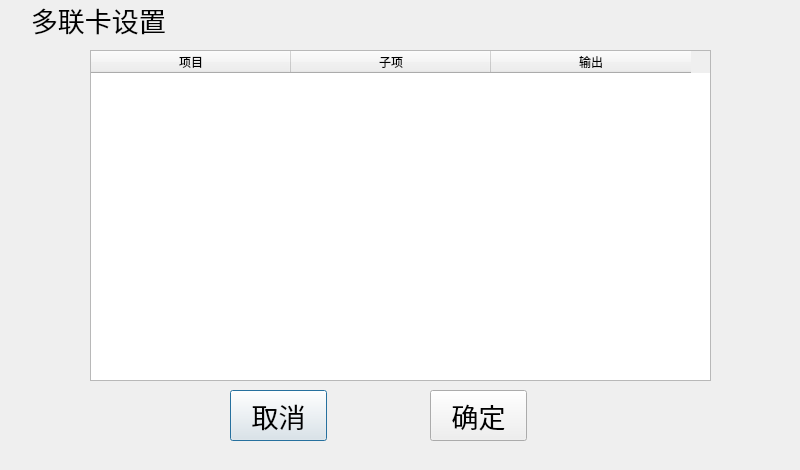
<?xml version="1.0" encoding="UTF-8"?>
<ui version="4.0">
 <class>Multi_card_set</class>
 <widget class="QDialog" name="Multi_card_set">
  <property name="geometry">
   <rect>
    <x>0</x>
    <y>0</y>
    <width>800</width>
    <height>470</height>
   </rect>
  </property>
  <property name="maximumSize">
   <size>
    <width>99999</width>
    <height>999999</height>
   </size>
  </property>
  <property name="baseSize">
   <size>
    <width>706</width>
    <height>414</height>
   </size>
  </property>
  <property name="windowTitle">
   <string>Set</string>
  </property>
  <property name="modal">
   <bool>true</bool>
  </property>
  <widget class="QTableWidget" name="tableWidget">
   <property name="geometry">
    <rect>
     <x>90</x>
     <y>50</y>
     <width>621</width>
     <height>331</height>
    </rect>
   </property>
   <property name="textElideMode">
    <enum>Qt::ElideRight</enum>
   </property>
   <attribute name="horizontalHeaderDefaultSectionSize">
    <number>200</number>
   </attribute>
   <column>
    <property name="text">
     <string>项目</string>
    </property>
   </column>
   <column>
    <property name="text">
     <string>子项</string>
    </property>
   </column>
   <column>
    <property name="text">
     <string>输出</string>
    </property>
   </column>
  </widget>
  <widget class="QPushButton" name="pushButton_cal">
   <property name="geometry">
    <rect>
     <x>230</x>
     <y>390</y>
     <width>97</width>
     <height>51</height>
    </rect>
   </property>
   <property name="font">
    <font>
     <pointsize>20</pointsize>
    </font>
   </property>
   <property name="text">
    <string>取消</string>
   </property>
  </widget>
  <widget class="QPushButton" name="pushButton_ok">
   <property name="geometry">
    <rect>
     <x>430</x>
     <y>390</y>
     <width>97</width>
     <height>51</height>
    </rect>
   </property>
   <property name="font">
    <font>
     <pointsize>20</pointsize>
    </font>
   </property>
   <property name="text">
    <string>确定</string>
   </property>
  </widget>
  <widget class="QWidget" name="widget_title" native="true">
   <property name="geometry">
    <rect>
     <x>0</x>
     <y>0</y>
     <width>801</width>
     <height>40</height>
    </rect>
   </property>
   <property name="sizePolicy">
    <sizepolicy hsizetype="Preferred" vsizetype="Fixed">
     <horstretch>0</horstretch>
     <verstretch>0</verstretch>
    </sizepolicy>
   </property>
   <property name="minimumSize">
    <size>
     <width>100</width>
     <height>28</height>
    </size>
   </property>
   <property name="font">
    <font>
     <pointsize>20</pointsize>
    </font>
   </property>
   <layout class="QHBoxLayout" name="horizontalLayout_2">
    <property name="spacing">
     <number>0</number>
    </property>
    <property name="margin">
     <number>0</number>
    </property>
    <item>
     <widget class="QLabel" name="lab_Ico">
      <property name="sizePolicy">
       <sizepolicy hsizetype="Minimum" vsizetype="Preferred">
        <horstretch>0</horstretch>
        <verstretch>0</verstretch>
       </sizepolicy>
      </property>
      <property name="minimumSize">
       <size>
        <width>31</width>
        <height>0</height>
       </size>
      </property>
      <property name="text">
       <string/>
      </property>
      <property name="alignment">
       <set>Qt::AlignCenter</set>
      </property>
     </widget>
    </item>
    <item>
     <widget class="QLabel" name="lab_Title">
      <property name="sizePolicy">
       <sizepolicy hsizetype="Expanding" vsizetype="Preferred">
        <horstretch>0</horstretch>
        <verstretch>0</verstretch>
       </sizepolicy>
      </property>
      <property name="font">
       <font>
        <family>微软雅黑</family>
        <pointsize>10</pointsize>
        <weight>50</weight>
        <italic>false</italic>
        <bold>false</bold>
       </font>
      </property>
      <property name="styleSheet">
       <string notr="true">font: 10pt &quot;微软雅黑&quot;;</string>
      </property>
      <property name="text">
       <string>&lt;!DOCTYPE HTML PUBLIC &quot;-//W3C//DTD HTML 4.0//EN&quot; &quot;http://www.w3.org/TR/REC-html40/strict.dtd&quot;&gt;
&lt;html&gt;&lt;head&gt;&lt;meta name=&quot;qrichtext&quot; content=&quot;1&quot; /&gt;&lt;style type=&quot;text/css&quot;&gt;
p, li { white-space: pre-wrap; }
&lt;/style&gt;&lt;/head&gt;&lt;body style=&quot; font-family:'微软雅黑'; font-size:10pt; font-weight:400; font-style:normal;&quot;&gt;
&lt;table border=&quot;0&quot; style=&quot;-qt-table-type: root; margin-top:4px; margin-bottom:4px; margin-left:4px; margin-right:4px;&quot;&gt;
&lt;tr&gt;
&lt;td style=&quot;border: none;&quot;&gt;
&lt;p style=&quot; margin-top:0px; margin-bottom:0px; margin-left:0px; margin-right:0px; -qt-block-indent:0; text-indent:0px;&quot;&gt;&lt;span style=&quot; font-size:20pt;&quot;&gt;多联卡设置&lt;/span&gt;&lt;/p&gt;&lt;/td&gt;&lt;/tr&gt;&lt;/table&gt;&lt;/body&gt;&lt;/html&gt;</string>
      </property>
      <property name="alignment">
       <set>Qt::AlignLeading|Qt::AlignLeft|Qt::AlignVCenter</set>
      </property>
     </widget>
    </item>
    <item>
     <widget class="QWidget" name="widget_menu" native="true">
      <property name="sizePolicy">
       <sizepolicy hsizetype="Minimum" vsizetype="Preferred">
        <horstretch>0</horstretch>
        <verstretch>0</verstretch>
       </sizepolicy>
      </property>
      <layout class="QHBoxLayout" name="horizontalLayout_3">
       <property name="spacing">
        <number>0</number>
       </property>
       <property name="margin">
        <number>0</number>
       </property>
      </layout>
     </widget>
    </item>
   </layout>
  </widget>
 </widget>
 <resources/>
 <connections/>
</ui>
